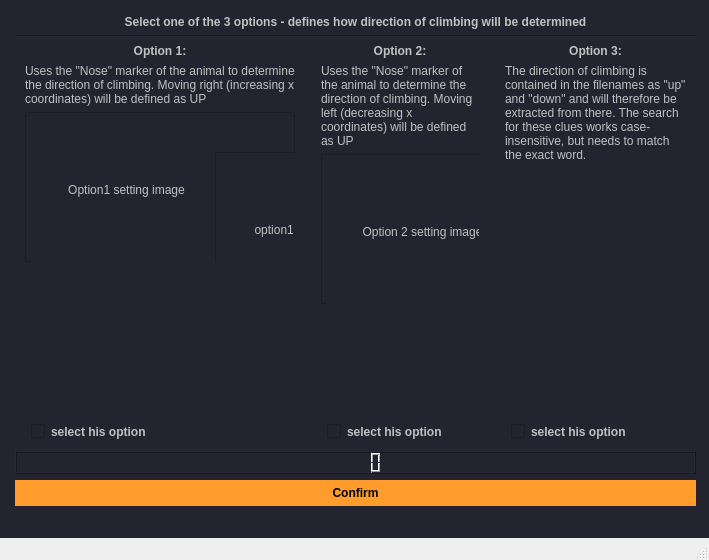
<?xml version="1.0" encoding="UTF-8"?>
<ui version="4.0">
 <class>MainWindow</class>
 <widget class="QMainWindow" name="MainWindow">
  <property name="geometry">
   <rect>
    <x>0</x>
    <y>0</y>
    <width>709</width>
    <height>560</height>
   </rect>
  </property>
  <property name="windowTitle">
   <string>Definition of Direction of Climbing</string>
  </property>
  <property name="windowIcon">
   <iconset>
    <normaloff>resources/lizard_icon.png</normaloff>resources/lizard_icon.png</iconset>
  </property>
  <widget class="QWidget" name="centralwidget">
   <property name="styleSheet">
    <string notr="true">/*-----QWidget-----*/
QWidget
{
	background-color: #232430;
	color: #000000;
	border-color: #000000;

}


/*-----QLabel-----*/
QLabel
{
	background-color: #232430;
	color: #c1c1c1;
	border-color: #000000;

}


/*-----QPushButton-----*/
QPushButton
{
	background-color: #ff9c2b;
	color: #000000;
	font-weight: bold;
	border-style: solid;
	border-color: #000000;
	padding: 6px;

}


QPushButton::hover
{
	background-color: #ffaf5d;

}


QPushButton::pressed
{
	background-color: #dd872f;

}

/*-----QCheckBox-----*/
QCheckBox
{
	color: #c1c1c1;
	padding: 6px;
}

/*-----QToolButton-----*/
QToolButton
{
	background-color: #ff9c2b;
	color: #000000;
	font-weight: bold;
	border-style: solid;
	border-color: #000000;
	padding: 6px;

}


QToolButton::hover
{
	background-color: #ffaf5d;

}


QToolButton::pressed
{
	background-color: #dd872f;

}


/*-----QLineEdit-----*/
QLineEdit
{
	background-color: #38394e;
	color: #c1c1c1;
	border-style: solid;
	border-width: 1px;
	border-color: #4a4c68;

}


/*-----QTableView-----*/
QTableView, 
QHeaderView, 
QTableView::item 
{
	background-color: #232430;
	color: #c1c1c1;
	border: none;

}


QTableView::item:selected 
{ 
    background-color: #41424e;
    color: #c1c1c1;

}


QHeaderView::section:horizontal 
{
    background-color: #232430;
	border: 1px solid #37384d;
	padding: 5px;

}


QTableView::indicator{
	background-color: #1d1d28;
	border: 1px solid #37384d;

}


QTableView::indicator:checked{
	image:url(&quot;./ressources/check.png&quot;); /*To replace*/
	background-color: #1d1d28;

}

/*-----QTabWidget-----*/
QTabWidget::pane 
{ 
    border: none;

}


QTabWidget::tab-bar 
{
    left: 5px; 

}


QTabBar::tab 
{
    color: #c1c1c1;
    min-width: 1px;
	padding-left: 25px;
	margin-left:-22px;
    height: 28px;
	border: none;

}


QTabBar::tab:selected 
{
    color: #c1c1c1;
	font-weight: bold;
    height: 28px;

}


QTabBar::tab:!first 
{
    margin-left: -20px;

}


QTabBar::tab:hover 
{
    color: #DDD;

}


/*-----QScrollBar-----*/
QScrollBar:horizontal 
{
    background-color: transparent;
    height: 8px;
    margin: 0px;
    padding: 0px;

}


QScrollBar::handle:horizontal 
{
    border: none;
	min-width: 100px;
    background-color: #56576c;

}


QScrollBar::add-line:horizontal, 
QScrollBar::sub-line:horizontal,
QScrollBar::add-page:horizontal, 
QScrollBar::sub-page:horizontal 
{
    width: 0px;
    background-color: transparent;

}


QScrollBar:vertical 
{
    background-color: transparent;
    width: 8px;
    margin: 0;

}


QScrollBar::handle:vertical 
{
    border: none;
	min-height: 100px;
    background-color: #56576c;

}


QScrollBar::add-line:vertical, 
QScrollBar::sub-line:vertical,
QScrollBar::add-page:vertical, 
QScrollBar::sub-page:vertical 
{
    height: 0px;
    background-color: transparent;

}

/*-----QLCDNumber-----*/
QLCDNumber
{
	color: #456789;    
}
</string>
   </property>
   <widget class="QWidget" name="verticalLayoutWidget">
    <property name="geometry">
     <rect>
      <x>10</x>
      <y>10</y>
      <width>691</width>
      <height>501</height>
     </rect>
    </property>
    <layout class="QVBoxLayout" name="verticalLayout_4">
     <property name="leftMargin">
      <number>5</number>
     </property>
     <property name="topMargin">
      <number>5</number>
     </property>
     <property name="rightMargin">
      <number>5</number>
     </property>
     <property name="bottomMargin">
      <number>5</number>
     </property>
     <item>
      <widget class="QLabel" name="QLabel_guiDescription">
       <property name="font">
        <font>
         <weight>75</weight>
         <bold>true</bold>
        </font>
       </property>
       <property name="text">
        <string>Select one of the 3 options - defines how direction of climbing will be determined</string>
       </property>
       <property name="alignment">
        <set>Qt::AlignCenter</set>
       </property>
       <property name="margin">
        <number>5</number>
       </property>
      </widget>
     </item>
     <item>
      <widget class="Line" name="line">
       <property name="orientation">
        <enum>Qt::Horizontal</enum>
       </property>
      </widget>
     </item>
     <item>
      <layout class="QHBoxLayout" name="horizontalLayout_2">
       <item>
        <layout class="QVBoxLayout" name="verticalLayout_5">
         <property name="leftMargin">
          <number>10</number>
         </property>
         <property name="rightMargin">
          <number>10</number>
         </property>
         <item>
          <widget class="QLabel" name="QLabel_option1">
           <property name="sizePolicy">
            <sizepolicy hsizetype="Preferred" vsizetype="Preferred">
             <horstretch>0</horstretch>
             <verstretch>0</verstretch>
            </sizepolicy>
           </property>
           <property name="font">
            <font>
             <weight>75</weight>
             <bold>true</bold>
            </font>
           </property>
           <property name="layoutDirection">
            <enum>Qt::LeftToRight</enum>
           </property>
           <property name="text">
            <string>Option 1:</string>
           </property>
           <property name="alignment">
            <set>Qt::AlignHCenter|Qt::AlignTop</set>
           </property>
          </widget>
         </item>
         <item>
          <widget class="QLabel" name="QLabel_option1_description">
           <property name="text">
            <string>Uses the &quot;Nose&quot; marker of the animal to determine the direction of climbing. Moving right (increasing x coordinates) will be defined as UP</string>
           </property>
           <property name="wordWrap">
            <bool>true</bool>
           </property>
          </widget>
         </item>
         <item>
          <widget class="QFrame" name="frame_4">
           <property name="minimumSize">
            <size>
             <width>0</width>
             <height>150</height>
            </size>
           </property>
           <property name="frameShape">
            <enum>QFrame::StyledPanel</enum>
           </property>
           <property name="frameShadow">
            <enum>QFrame::Raised</enum>
           </property>
           <widget class="QLabel" name="QLabel_option1_image">
            <property name="geometry">
             <rect>
              <x>6</x>
              <y>2</y>
              <width>191</width>
              <height>151</height>
             </rect>
            </property>
            <property name="text">
             <string>Option1 setting image</string>
            </property>
            <property name="alignment">
             <set>Qt::AlignCenter</set>
            </property>
           </widget>
           <widget class="QFrame" name="frame_5">
            <property name="geometry">
             <rect>
              <x>190</x>
              <y>40</y>
              <width>191</width>
              <height>150</height>
             </rect>
            </property>
            <property name="minimumSize">
             <size>
              <width>0</width>
              <height>150</height>
             </size>
            </property>
            <property name="frameShape">
             <enum>QFrame::StyledPanel</enum>
            </property>
            <property name="frameShadow">
             <enum>QFrame::Raised</enum>
            </property>
            <widget class="QLabel" name="label_13">
             <property name="geometry">
              <rect>
               <x>6</x>
               <y>2</y>
               <width>181</width>
               <height>151</height>
              </rect>
             </property>
             <property name="text">
              <string>option1 setting image</string>
             </property>
             <property name="alignment">
              <set>Qt::AlignCenter</set>
             </property>
            </widget>
           </widget>
          </widget>
         </item>
         <item>
          <spacer name="verticalSpacer_4">
           <property name="orientation">
            <enum>Qt::Vertical</enum>
           </property>
           <property name="sizeHint" stdset="0">
            <size>
             <width>20</width>
             <height>40</height>
            </size>
           </property>
          </spacer>
         </item>
         <item>
          <widget class="QCheckBox" name="QcheckBox_option1">
           <property name="sizePolicy">
            <sizepolicy hsizetype="Minimum" vsizetype="Fixed">
             <horstretch>0</horstretch>
             <verstretch>0</verstretch>
            </sizepolicy>
           </property>
           <property name="font">
            <font>
             <weight>75</weight>
             <bold>true</bold>
            </font>
           </property>
           <property name="layoutDirection">
            <enum>Qt::LeftToRight</enum>
           </property>
           <property name="text">
            <string>select his option</string>
           </property>
          </widget>
         </item>
        </layout>
       </item>
       <item>
        <layout class="QVBoxLayout" name="verticalLayout_6">
         <property name="leftMargin">
          <number>10</number>
         </property>
         <property name="rightMargin">
          <number>10</number>
         </property>
         <item>
          <widget class="QLabel" name="QLabel_option2">
           <property name="sizePolicy">
            <sizepolicy hsizetype="Preferred" vsizetype="Preferred">
             <horstretch>0</horstretch>
             <verstretch>0</verstretch>
            </sizepolicy>
           </property>
           <property name="font">
            <font>
             <weight>75</weight>
             <bold>true</bold>
            </font>
           </property>
           <property name="layoutDirection">
            <enum>Qt::LeftToRight</enum>
           </property>
           <property name="text">
            <string>Option 2:</string>
           </property>
           <property name="alignment">
            <set>Qt::AlignHCenter|Qt::AlignTop</set>
           </property>
          </widget>
         </item>
         <item>
          <widget class="QLabel" name="QLabel_option2_description">
           <property name="text">
            <string>&lt;html&gt;&lt;head/&gt;&lt;body&gt;&lt;p&gt;Uses the &amp;quot;Nose&amp;quot; marker of the animal to determine the direction of climbing. Moving left (decreasing x coordinates) will be defined as UP&lt;/p&gt;&lt;/body&gt;&lt;/html&gt;</string>
           </property>
           <property name="wordWrap">
            <bool>true</bool>
           </property>
          </widget>
         </item>
         <item>
          <widget class="QFrame" name="frame_6">
           <property name="minimumSize">
            <size>
             <width>0</width>
             <height>150</height>
            </size>
           </property>
           <property name="frameShape">
            <enum>QFrame::StyledPanel</enum>
           </property>
           <property name="frameShadow">
            <enum>QFrame::Raised</enum>
           </property>
           <widget class="QLabel" name="QLabel_option2_image">
            <property name="geometry">
             <rect>
              <x>6</x>
              <y>2</y>
              <width>191</width>
              <height>151</height>
             </rect>
            </property>
            <property name="text">
             <string>Option 2 setting image</string>
            </property>
            <property name="alignment">
             <set>Qt::AlignCenter</set>
            </property>
           </widget>
          </widget>
         </item>
         <item>
          <spacer name="verticalSpacer_5">
           <property name="orientation">
            <enum>Qt::Vertical</enum>
           </property>
           <property name="sizeHint" stdset="0">
            <size>
             <width>20</width>
             <height>40</height>
            </size>
           </property>
          </spacer>
         </item>
         <item>
          <widget class="QCheckBox" name="QcheckBox_option2">
           <property name="sizePolicy">
            <sizepolicy hsizetype="Minimum" vsizetype="Fixed">
             <horstretch>0</horstretch>
             <verstretch>0</verstretch>
            </sizepolicy>
           </property>
           <property name="font">
            <font>
             <weight>75</weight>
             <bold>true</bold>
            </font>
           </property>
           <property name="layoutDirection">
            <enum>Qt::LeftToRight</enum>
           </property>
           <property name="styleSheet">
            <string notr="true"/>
           </property>
           <property name="text">
            <string>select his option</string>
           </property>
          </widget>
         </item>
        </layout>
       </item>
       <item>
        <layout class="QVBoxLayout" name="verticalLayout_7">
         <property name="leftMargin">
          <number>10</number>
         </property>
         <property name="rightMargin">
          <number>10</number>
         </property>
         <item>
          <widget class="QLabel" name="QLabel_option3">
           <property name="sizePolicy">
            <sizepolicy hsizetype="Preferred" vsizetype="Preferred">
             <horstretch>0</horstretch>
             <verstretch>0</verstretch>
            </sizepolicy>
           </property>
           <property name="font">
            <font>
             <weight>75</weight>
             <bold>true</bold>
            </font>
           </property>
           <property name="layoutDirection">
            <enum>Qt::LeftToRight</enum>
           </property>
           <property name="text">
            <string>Option 3:</string>
           </property>
           <property name="alignment">
            <set>Qt::AlignHCenter|Qt::AlignTop</set>
           </property>
          </widget>
         </item>
         <item>
          <widget class="QLabel" name="QLabel_option3_description">
           <property name="text">
            <string>&lt;html&gt;&lt;head/&gt;&lt;body&gt;&lt;p&gt;The direction of climbing is contained in the filenames as &amp;quot;up&amp;quot; and &amp;quot;down&amp;quot; and will therefore be extracted from there. The search for these clues works case-insensitive, but needs to match the exact word.&lt;/p&gt;&lt;/body&gt;&lt;/html&gt;</string>
           </property>
           <property name="wordWrap">
            <bool>true</bool>
           </property>
          </widget>
         </item>
         <item>
          <spacer name="verticalSpacer_6">
           <property name="orientation">
            <enum>Qt::Vertical</enum>
           </property>
           <property name="sizeHint" stdset="0">
            <size>
             <width>20</width>
             <height>40</height>
            </size>
           </property>
          </spacer>
         </item>
         <item>
          <widget class="QCheckBox" name="QcheckBox_option3">
           <property name="sizePolicy">
            <sizepolicy hsizetype="Minimum" vsizetype="Fixed">
             <horstretch>0</horstretch>
             <verstretch>0</verstretch>
            </sizepolicy>
           </property>
           <property name="font">
            <font>
             <weight>75</weight>
             <bold>true</bold>
            </font>
           </property>
           <property name="layoutDirection">
            <enum>Qt::LeftToRight</enum>
           </property>
           <property name="text">
            <string>select his option</string>
           </property>
          </widget>
         </item>
        </layout>
       </item>
      </layout>
     </item>
     <item>
      <widget class="QLCDNumber" name="lcdNumber">
       <property name="font">
        <font>
         <weight>50</weight>
         <bold>false</bold>
         <kerning>true</kerning>
        </font>
       </property>
       <property name="frameShadow">
        <enum>QFrame::Raised</enum>
       </property>
      </widget>
     </item>
     <item>
      <widget class="QPushButton" name="QpushButton_confirm">
       <property name="text">
        <string>Confirm</string>
       </property>
      </widget>
     </item>
    </layout>
   </widget>
  </widget>
  <widget class="QMenuBar" name="menubar">
   <property name="geometry">
    <rect>
     <x>0</x>
     <y>0</y>
     <width>709</width>
     <height>21</height>
    </rect>
   </property>
  </widget>
  <widget class="QStatusBar" name="statusbar"/>
 </widget>
 <resources>
  <include location="../../start_new_analysis/resources.qrc"/>
 </resources>
 <connections/>
</ui>
